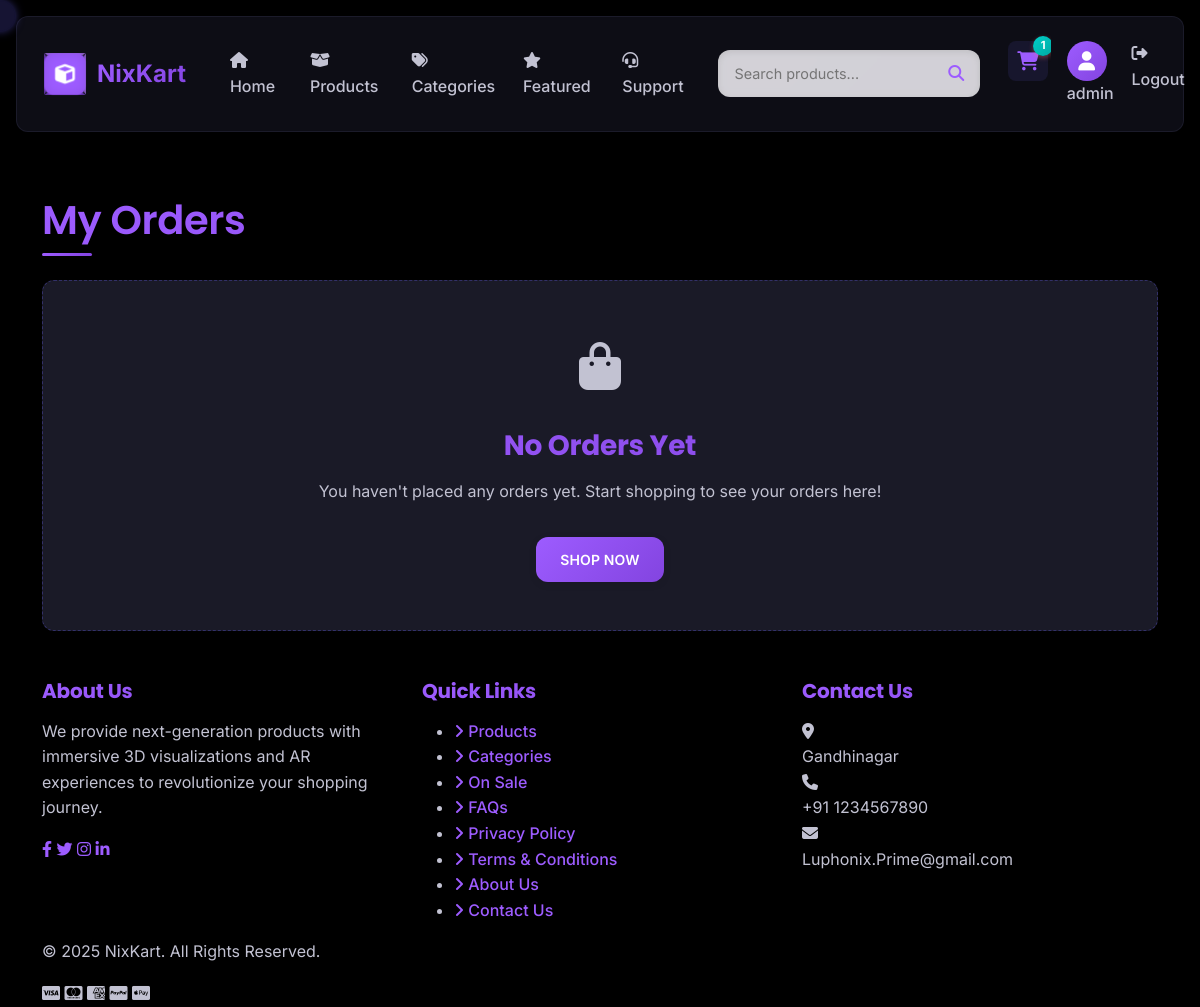
The app's page /orders/ (signed in), older data.
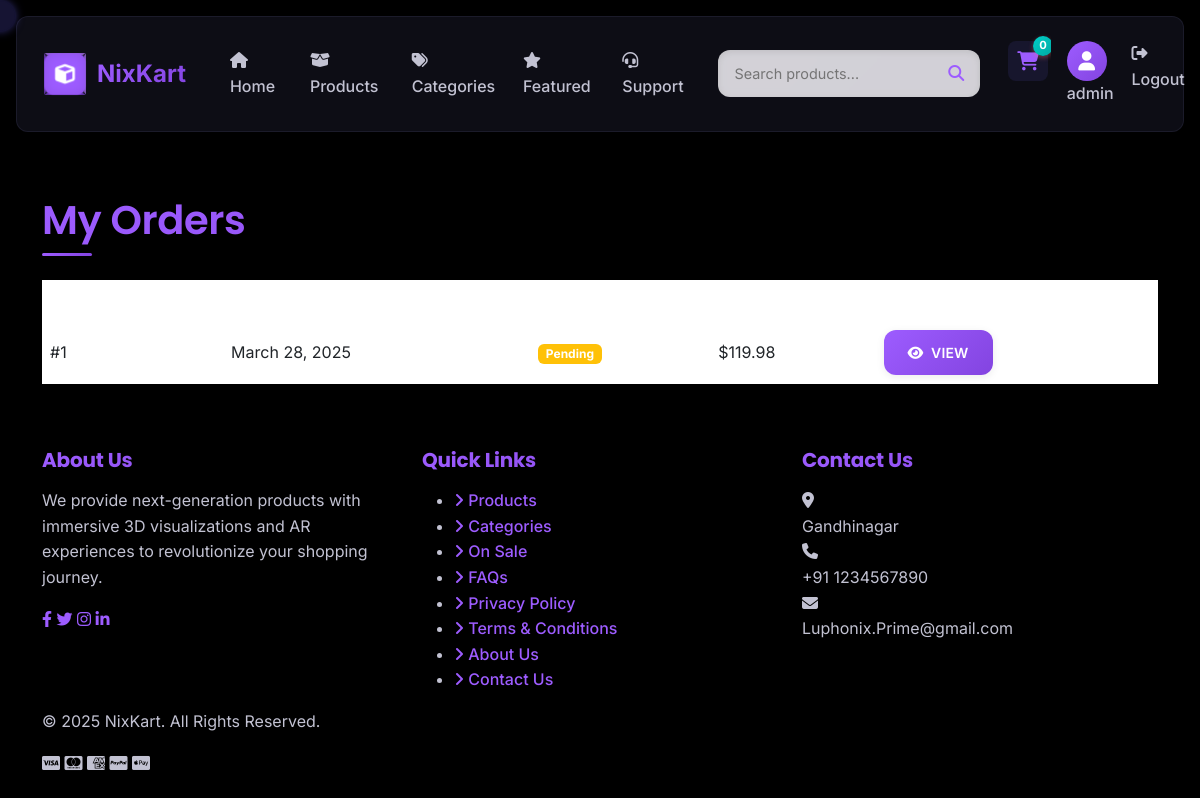
The same page, newer data.
### store/models.py (models this page shows, shortened)
class Order(models.Model):
    STATUS_CHOICES = (
        ('pending', 'Pending'),
        ('processing', 'Processing'),
        ('shipped', 'Shipped'),
        ('delivered', 'Delivered'),
        ('cancelled', 'Cancelled'),
    )
    user = models.ForeignKey(settings.AUTH_USER_MODEL, on_delete=models.CASCADE, null=True, blank=True)
    full_name = models.CharField(max_length=255)
    email = models.EmailField()
    phone = models.CharField(max_length=20)
    address = models.TextField()
    city = models.CharField(max_length=100)
    state = models.CharField(max_length=100)
    zip_code = models.CharField(max_length=20)
    country = models.CharField(max_length=100)
    status = models.CharField(max_length=20, choices=STATUS_CHOICES, default='pending')
    total = models.DecimalField(max_digits=10, decimal_places=2)
    created_at = models.DateTimeField(auto_now_add=True)
    updated_at = models.DateTimeField(auto_now=True)
    class Meta:
        ordering = ['-created_at']

### store/views.py (the view)
# urls.py: path('orders/', views.orders, name='orders'),
def orders(request):
    if not request.user.is_staff:
        return redirect('index')
    orders = Order.objects.all().order_by('-created_at')
    context = {
        'orders': orders,
        'page_title': 'All Orders'
    }
    return render(request, 'store/orders.html', context)

### store/context_processors.py (called while the page is built, shortened)
def cart_count(request):
    count = 0
    if request.user.is_authenticated:
        try:
            cart = Cart.objects.get(user=request.user)
            count = cart.items.count()
        except Cart.DoesNotExist:
            pass
    return {'cart_count': count}

### templates/store/orders.html (shortened to what this page needs)
{% extends 'base.html' %}
{% block content %}
<div class="container py-5">
    <h1 class="section-title mb-4">My Orders</h1>
    {% if orders %}
        <div class="table-responsive">
            <table class="table table-hover">
                <thead>
                    <tr>
                        <th>Order ID</th>
                        <th>Date</th>
                        <th>Status</th>
                        <th>Total</th>
                        <th>Actions</th>
                    </tr>
                </thead>
                <tbody>
                    {% for order in orders %}
                        <tr>
                            <td>#{{ order.id }}</td>
                            <td>{{ order.created_at|date:"F j, Y" }}</td>
                            <td>
                                <span class="badge
                                {% if order.status == 'pending' %}bg-warning
                                {% elif order.status == 'processing' %}bg-info
                                {% elif order.status == 'shipped' %}bg-primary
                                {% elif order.status == 'delivered' %}bg-success
                                {% elif order.status == 'cancelled' %}bg-danger
                                {% endif %}">
                                    {{ order.get_status_display }}
                                </span>
                            </td>
                            <td>${{ order.total }}</td>
                            <td>
                                <a href="{% url 'order_detail' order.id %}" class="btn btn-sm btn-outline-primary">
                                    <i class="fas fa-eye me-1"></i> View
                                </a>
                            </td>
                        </tr>
                    {% endfor %}
                </tbody>
            </table>
        </div>
    {% else %}
        <div class="empty-state">
            <div class="empty-icon">
                <i class="fas fa-shopping-bag"></i>
            </div>
            <h3>No Orders Yet</h3>
            <p>You haven't placed any orders yet. Start shopping to see your orders here!</p>
            <a href="{% url 'product_list' %}" class="btn btn-primary mt-3">Shop Now</a>
        </div>
    {% endif %}
</div>
{% endblock %}

### templates/base.html (shortened to what the changed rows need)
<!DOCTYPE html>
<html lang="en">
<head>
    <link href="https://cdn.jsdelivr.net/npm/bootstrap@5.3.0/dist/css/bootstrap.min.css" rel="stylesheet">
    <link rel="stylesheet" href="https://cdnjs.cloudflare.com/ajax/libs/font-awesome/6.4.0/css/all.min.css">
    <link rel="stylesheet" href="https://cdn.jsdelivr.net/npm/aos@2.3.4/dist/aos.css">
    <link rel="stylesheet" href="/static/css/main.css">
    <link rel="stylesheet" href="/static/css/animations.css">
</head>
<body class="neo-theme">
    <div class="cursor-follower"></div>
    <div id="particles-js" class="particles-container"></div>
    <header class="site-header">
        <nav class="navbar navbar-expand-lg glass-morphism">
            <div class="container">
                <div class="collapse navbar-collapse" id="navbarNav">
                    <ul class="navbar-nav ms-auto">
                        <li class="nav-item">
                            <a class="nav-link cart-icon-wrapper" href="{% url 'cart' %}">
                                <div class="cart-icon-3d">
                                    <i class="fas fa-shopping-cart"></i>
                                    <span class="cart-count-badge">{{ cart_count }}</span>
                                </div>
                            </a>
                        </li>
                    </ul>
                </div>
                </div>
        </nav>
    </header>
    <main class="content-wrapper">
        <div class="neo-container" data-aos="fade-up">
            {% block content %}{% endblock %}
        </div>
    </main>
    <footer class="neo-footer">
        <div class="container">
        </div>
    </footer>
    <div class="toast-container position-fixed bottom-0 end-0 p-3" id="toastContainer"></div>
</body>
</html>

Row changes from the older to the newer data that the page shows:
added Order: id "1", created_at "March 28, 2025", status "Pending", total "119.98"
Text that changed along with them:
{{ cart_count }}: "1" → "0"
text no longer shown: "No Orders Yet You haven't placed any orders yet. Start shopping to see your orders here! SHOP NOW"
